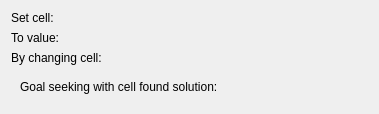
<?xml version="1.0" encoding="UTF-8"?>
<ui version="4.0">
 <author>Stefan Nikolaus &lt;stefan.nikolaus@kdemail.net&gt;</author>
 <comment>This file is part of the KDE project.
Copyright 2009 Stefan Nikolaus &lt;stefan.nikolaus@kdemail.net&gt;

This program is free software; you can redistribute it and/or modify
it under the terms of the GNU General Public License as published by
the Free Software Foundation; either version 2 of the License, or
(at your option) any later version.

This program is distributed in the hope that it will be useful,
but WITHOUT ANY WARRANTY; without even the implied warranty of
MERCHANTABILITY or FITNESS FOR A PARTICULAR PURPOSE.  See the
GNU General Public License for more details.

You should have received a copy of the GNU General Public License
along with this program; if not, write to the Free Software
Foundation, Inc., 51 Franklin Street, Fifth Floor, Boston, MA  02110-1301  USA
</comment>
 <class>Calligra::Sheets::GoalSeekWidget</class>
 <widget class="QWidget" name="Calligra::Sheets::GoalSeekWidget">
  <property name="geometry">
   <rect>
    <x>0</x>
    <y>0</y>
    <width>379</width>
    <height>110</height>
   </rect>
  </property>
  <layout class="QFormLayout" name="formLayout">
   <property name="fieldGrowthPolicy">
    <enum>QFormLayout::ExpandingFieldsGrow</enum>
   </property>
   <item row="0" column="0">
    <widget class="QLabel" name="label1">
     <property name="text">
      <string>Set cell:</string>
     </property>
    </widget>
   </item>
   <item row="0" column="1">
    <widget class="Calligra::Sheets::RegionSelector" name="selector1" native="true"/>
   </item>
   <item row="1" column="0">
    <widget class="QLabel" name="label2">
     <property name="text">
      <string>To value:</string>
     </property>
    </widget>
   </item>
   <item row="1" column="1">
    <widget class="Calligra::Sheets::RegionSelector" name="selector2" native="true"/>
   </item>
   <item row="2" column="0">
    <widget class="QLabel" name="label3">
     <property name="text">
      <string>By changing cell:</string>
     </property>
    </widget>
   </item>
   <item row="2" column="1">
    <widget class="Calligra::Sheets::RegionSelector" name="selector3" native="true"/>
   </item>
   <item row="3" column="0" colspan="2">
    <widget class="QWidget" name="outcome" native="true">
     <layout class="QFormLayout" name="formLayout_preview">
      <item row="0" column="0" colspan="2">
       <widget class="QLabel" name="label4">
        <property name="text">
         <string>Goal seeking with cell &lt;cell&gt; found &lt;a | no&gt; solution:</string>
        </property>
        <property name="wordWrap">
         <bool>false</bool>
        </property>
       </widget>
      </item>
     </layout>
    </widget>
   </item>
  </layout>
 </widget>
 <customwidgets>
  <customwidget>
   <class>Calligra::Sheets::RegionSelector</class>
   <extends>QWidget</extends>
   <header location="global">ui/RegionSelector.h</header>
   <container>1</container>
  </customwidget>
 </customwidgets>
 <resources/>
 <connections/>
</ui>
